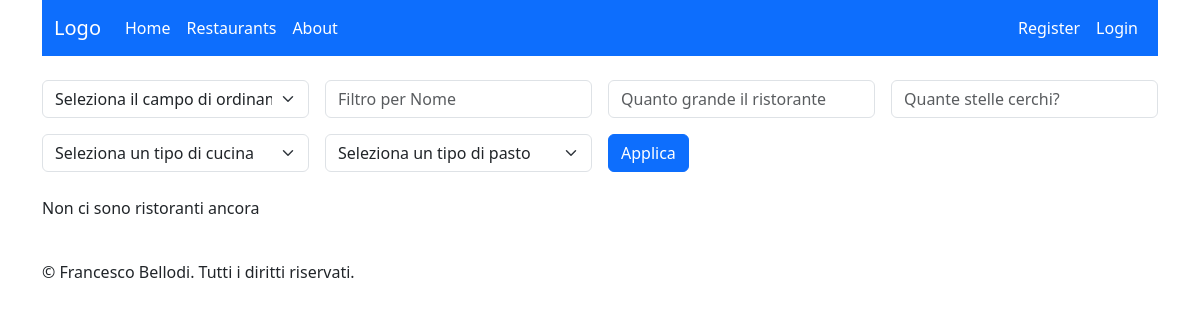
Page /restaurants/ on the earlier database version.
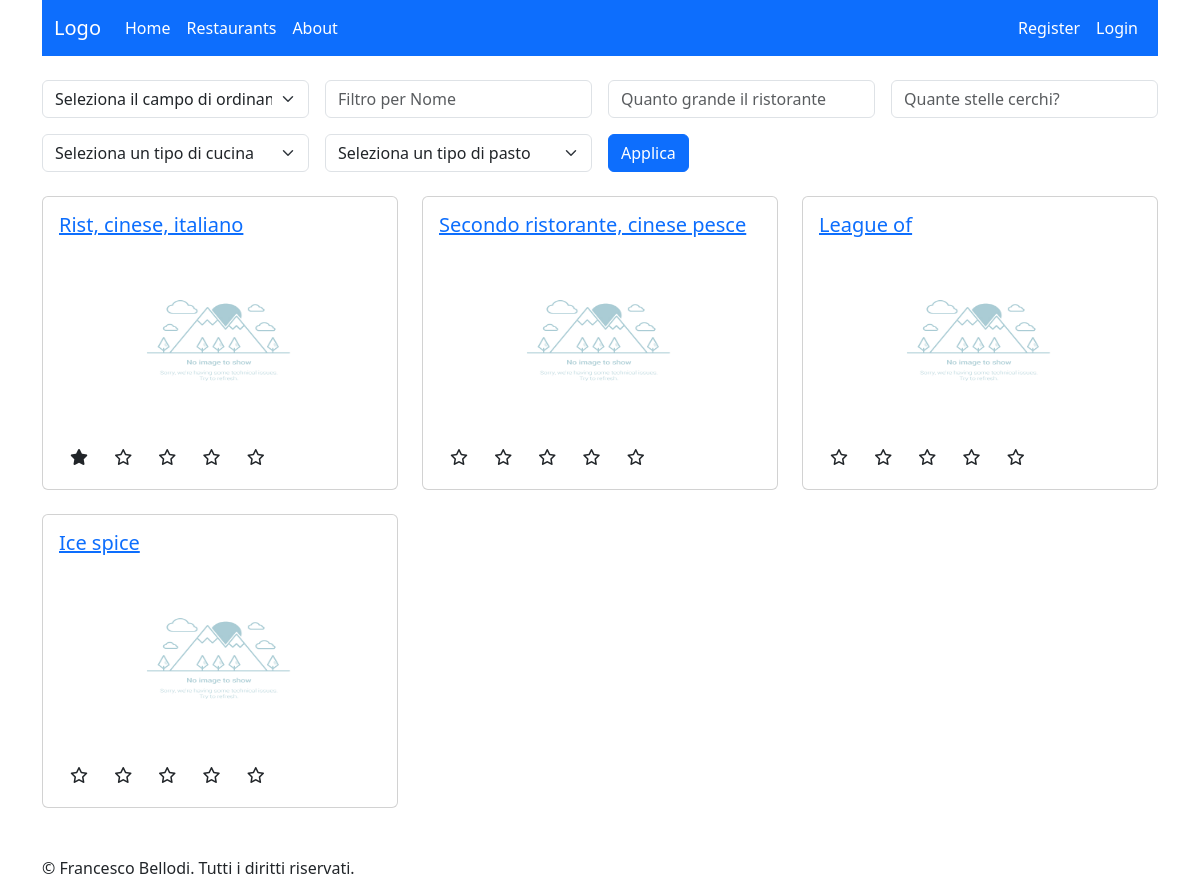
Same page on the later database version.
### restaurantsApp/models.py (models this page shows, shortened)
class Restaurant(models.Model):
    restaurantID = models.IntegerField(primary_key=True)
    owner = models.ForeignKey(settings.AUTH_USER_MODEL, on_delete=models.CASCADE)
    name = models.CharField(max_length=100)
    address = models.CharField(max_length=200)
    phone_number = PhoneNumberField()
    cuisine_type = models.CharField(max_length=200)
    meal_type = models.CharField(max_length=200)
    max_booking = models.IntegerField(default=100)
    average_rating = models.FloatField(default=0, null=True)

### restaurantsApp/views.py (the view)
# urls.py: path("", RestaurantListView.as_view(), name="listRestaurants"),
class RestaurantListView(ListView):
    model = Restaurant
    template_name = 'restaurantsApp/restaurant_list.html'  # Specifica il percorso al tuo template
    context_object_name = 'restaurants'  # Nome del contesto da utilizzare nel template
    def get_context_data(self, **kwargs):
        from .forms import CUISINE_CHOICES, MEAL_CHOICES
        context = super().get_context_data(**kwargs)
        context['CUISINE_CHOICES'] = CUISINE_CHOICES
        context['MEAL_CHOICES'] = MEAL_CHOICES
        return context
    def get_queryset(self):
        order_field = self.request.GET.get('order_field')
        filter_name = self.request.GET.get('filter_name', None)
        filter_max_booking = self.request.GET.get('filter_max_booking', None)
        filter_average_rating = self.request.GET.get('filter_average_rating', None)
        cuisine_type = self.request.GET.get('filter_cuisine_type', None)
        meal_type = self.request.GET.get('filter_meal_type', None)
        queryset = Restaurant.objects.all()
        if filter_name:
            queryset = queryset.filter(name__icontains=filter_name)
        if filter_max_booking:
            queryset = queryset.filter(max_booking__lte=filter_max_booking)
        if filter_average_rating:
            queryset = queryset.filter(average_rating__lte=int(filter_average_rating)+1)
            queryset = queryset.filter(average_rating__gt=int(filter_average_rating))
        if cuisine_type:
            queryset = queryset.filter(cuisine_type__icontains=cuisine_type)
        if meal_type:
            queryset = queryset.filter(meal_type__icontains=meal_type)
        if order_field == "average_rating":
            return queryset.order_by("average_rating").reverse()
        if order_field in [field.name for field in Restaurant._meta.fields]:
            queryset = queryset.order_by(order_field)
        return queryset

### restaurantsApp/templates/restaurantsApp/restaurant_list.html (shortened to what this page needs)
{% extends "base.html" %}
{% block content %}
  {% include 'restaurantsApp/searchbar.html' %}
  <div class="row">
      {% for r in restaurants %}
        {% include "restaurantsApp/single-restaurant.html" %}
      {% empty %}
        <p> Non ci sono ristoranti ancora</p>
      {% endfor %}
  </div>
{% endblock %}

### restaurantsApp/templates/restaurantsApp/single-restaurant.html
{% load static%}
<div class="col-md-4 mb-4">
  <div class="card">
    <div class="card-body">
      <a href="{% url 'restaurant_detail' r.pk %}">
        <h5 class="card-title">{{ r.name|capfirst }}</h5>
      </a>
      {% if r.photo_set.exists %}
        <img src="{{ r.photo_set.first.image.url }}" alt="{{ r.name }} Image " width="320" height="180">
      {% else %}
        <img src=" {% static 'images/no_image_to_show.jpg' %}" alt="Immagine mancante" width="320" height="180">
      {% endif %}
      <div class="rating mt-3">
        {% for i in "12345" %}
          <span class="fa-stack">
            {% if i <= r.average_rating|floatformat %}
              <i class="fa-solid fa-star fa-stack-1x"></i>
            {% else %}
              <i class="fa-regular fa-star fa-stack-1x"></i>
            {% endif %}
          </span>
        {% endfor %}
      </div>
    </div>
  </div>
</div>

Differences in the rows shown:
added Restaurant: name "Rist, cinese, italiano", average_rating 1 (drawn)
added Restaurant: name "Secondo ristorante, cinese pesce", average_rating 0 (drawn)
added Restaurant: name "League of", average_rating 0 (drawn)
added Restaurant: name "Ice spice", average_rating 0 (drawn)
Other differences:
text no longer shown: "Non ci sono ristoranti ancora"
